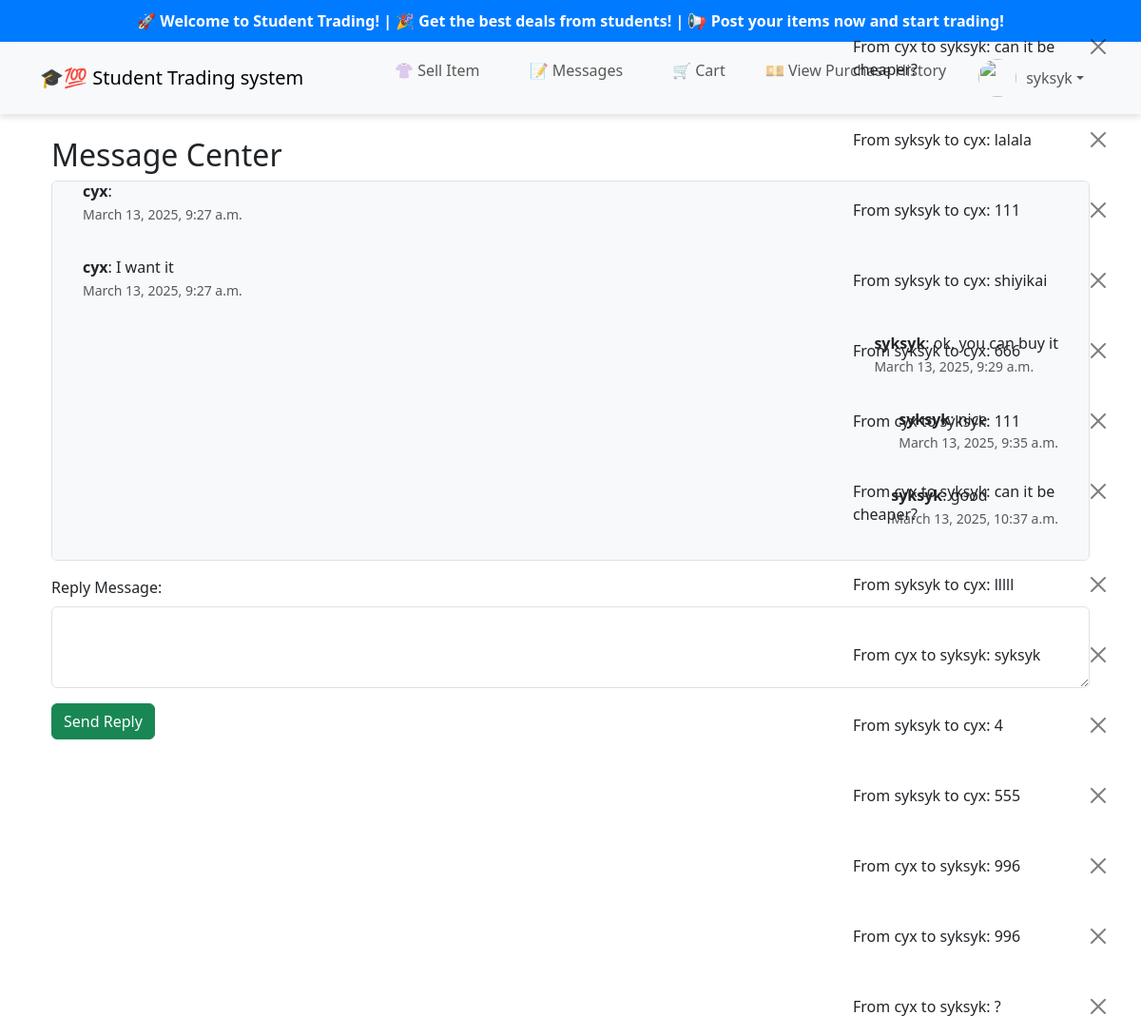
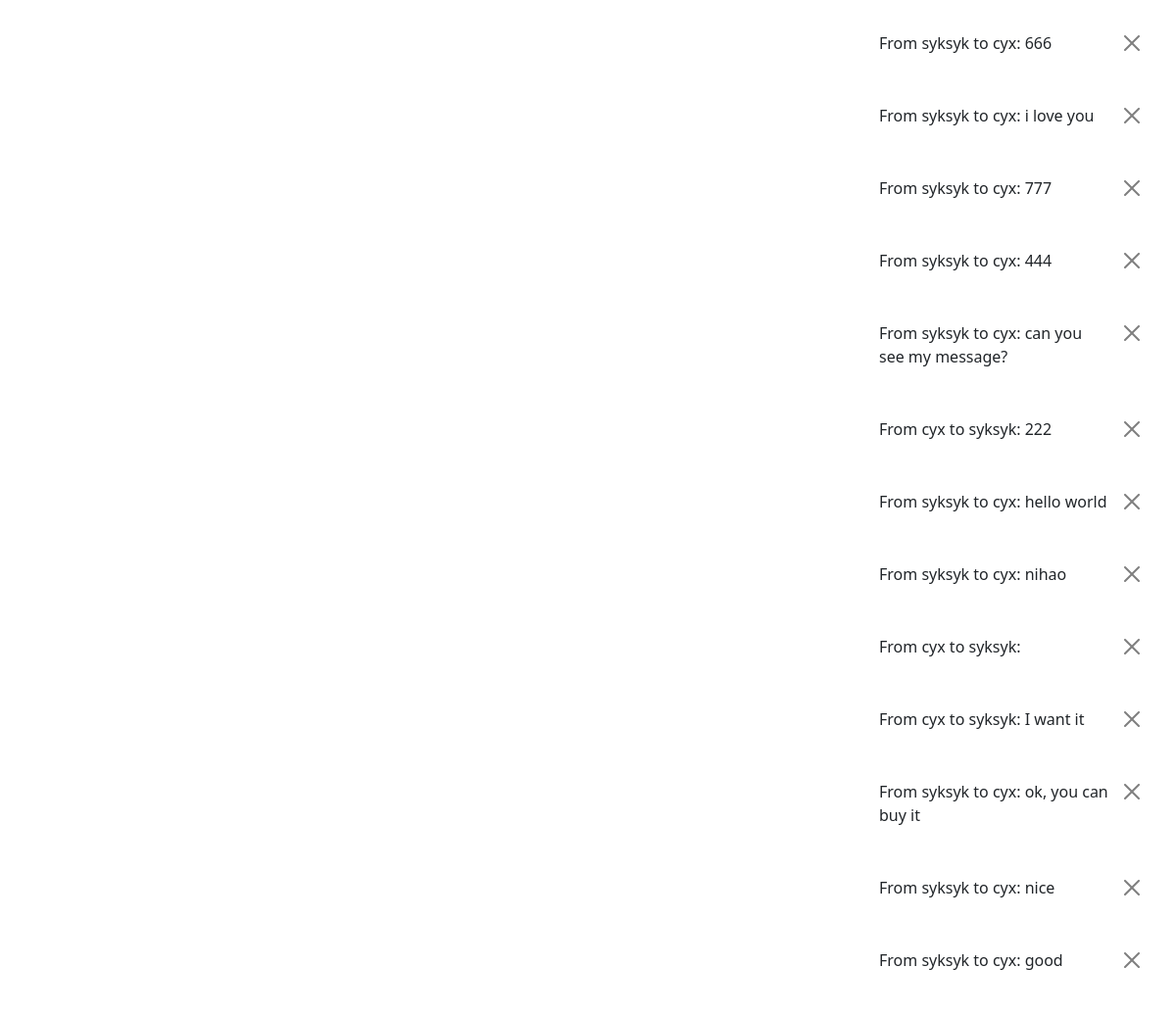
Screenshot of /messages/4/ (signed in) with the database file from the repository (2 pictures, top to bottom).
### marketplace/models.py (models this page shows, shortened)
class Message(models.Model):
    sender = models.ForeignKey(CustomUser, on_delete=models.CASCADE, related_name="sent_messages")
    receiver = models.ForeignKey(CustomUser, on_delete=models.CASCADE, related_name="received_messages")
    content = models.TextField()
    timestamp = models.DateTimeField(auto_now_add=True)
    is_read = models.BooleanField(default=False)
    def __str__(self):
        return f"From {self.sender} to {self.receiver}: {self.content[:30]}"

class CustomUser(AbstractUser):
    profile_image = models.ImageField(upload_to='profile_pics/', null=True, blank=True)
    bio = models.TextField(blank=True, null=True)
    email = models.EmailField(unique=True)  # Ensure email is unique
    is_verified = models.BooleanField(default=False)  # Future email verification flag
    balance = models.DecimalField(max_digits=10, decimal_places=2, default=0.00)
    address = models.CharField(max_length=255, blank=True, null=True)  # 新增地址字段

### marketplace/views.py (the view)
# urls.py: path('messages/', message_center, name='message_center'),
@login_required
def message_center(request, receiver_id=None):
    conversations = Message.objects.filter(
        Q(receiver=request.user)  # 只获取 “别人发送给自己” 的消息
    ).order_by('-timestamp')
    unique_users = []  # 存储最近与用户聊天的对象（按最新顺序）
    seen_users = set()
    for message in conversations:
        sender = message.sender
        if sender not in seen_users:
            unique_users.append(sender)
            seen_users.add(sender)  # 避免重复添加
    if receiver_id is None and unique_users:
        return redirect('message_center_with_id', receiver_id=unique_users[0].id)  # 直接跳转到最新对话
    messages_list = []
    receiver = None
    if receiver_id:
        receiver = get_object_or_404(CustomUser, id=receiver_id)
        messages_list = Message.objects.filter(
            Q(sender=request.user, receiver=receiver) |
            Q(sender=receiver, receiver=request.user)
        ).order_by("timestamp")  # 按时间升序排列（旧 → 新）
    return render(request, "marketplace/message_center.html", {
        "messages": messages_list,
        "receiver": receiver,
        "unique_users": unique_users
    })

### marketplace/templates/marketplace/message_center.html (shortened to what this page needs)
{% extends "base.html" %}
{% block content %}
<div class="container mt-4">
    <h2>Message Center</h2>
    {% if messages %}
        <div class="chat-box p-3 border rounded" id="chat-box"
             style="max-height: 400px; overflow-y: auto; background: #f8f9fa;">
            <div id="message-list">
                {% for message in messages %}
                    <div class="d-flex {% if message.sender == request.user %}justify-content-end{% else %}justify-content-start{% endif %}">
                        <div class="message-box p-2 m-2 rounded" style="max-width: 60%;">
                            <strong>{{ message.sender.username }}</strong>: {{ message.content }}
                            <br>
                            <small class="text-muted">{{ message.timestamp }}</small>
                        </div>
                    </div>
                {% endfor %}
            </div>
        </div>
    {% else %}
        <p>No messages yet.</p>
    {% endif %}
    <form id="message-form" method="post" action="{% url 'send_message' receiver.id %}" class="mt-3">
        <div class="mb-3">
            <label for="content" class="form-label">Reply Message:</label>
            <textarea name="content" id="content" class="form-control" rows="3" required></textarea>
        </div>
        <button type="submit" class="btn btn-success">Send Reply</button>
    </form>
</div>
{% endblock %}

### marketplace/templates/base.html (shortened to what this page needs)
{% load static %}
<!DOCTYPE html>
<html lang="en">
<head>
    <link rel="stylesheet" href="https://cdn.jsdelivr.net/npm/bootstrap@5.3.0/dist/css/bootstrap.min.css">
</head>
<body>
    <div class="alert-container">
        {% if messages %}
            {% for message in messages %}
                <div class="alert alert-{% if message.tags == 'error' %}danger{% else %}{{ message.tags }}{% endif %}
                            alert-dismissible fade show" role="alert">
                    {{ message }}
                    <button type="button" class="btn-close" data-bs-dismiss="alert" aria-label="Close"></button>
                </div>
            {% endfor %}
        {% endif %}
    </div>
    <div class="scrolling-caption">
        <marquee behavior="scroll" direction="left">
            🚀 Welcome to Student Trading! | 🎉 Get the best deals from students! | 📢 Post your items now and start trading!
        </marquee>
    </div>
    <nav class="navbar navbar-expand-lg navbar-light bg-light">
        <div class="container">
            <a class="navbar-brand" href="{% url 'home' %}">🎓💯 Student Trading system</a>
            <div class="collapse navbar-collapse" id="navbarNav">
                <ul class="navbar-nav ms-auto">
                    {% if user.is_authenticated %}
                        <li class="nav-item">
                            <a class="nav-link btn btn-outline-primary mx-2" href="{% url 'add_item' %}">👚 Sell Item</a>
                        </li>
                        <li class="nav-item">
                            <a class="nav-link btn btn-outline-info mx-2" href="{% url 'message_center' %}">
                                📝 Messages
                            </a>
                        </li>
                        <li class="nav-item">
                            <a class="nav-link btn btn-outline-info mx-2 position-relative" href="{% url 'cart' %}">
                                🛒 Cart
                            </a>
                        </li>
                        <li><a class="nav-link btn btn-outline-info mx-2" href="{% url 'purchase_history' %}">💴 View Purchase History</a></li>
                        <li class="nav-item dropdown">
                            <a class="nav-link dropdown-toggle d-flex align-items-center" href="#" id="profileDropdown" role="button" data-bs-toggle="dropdown">
                                {% if user.profile.profile_image %}
                                    <img src="{{ user.profile.profile_image.url }}" class="profile-img">
                                {% else %}
                                    <img src="/static/default-user.png" class="profile-img">
                                {% endif %}
                                {{ user.username }}
                            </a>
                        </li>
                    {% else %}
                        <li class="nav-item"><a class="nav-link btn btn-outline-secondary mx-2" href="{% url 'register' %}">Register</a></li>
                        <li class="nav-item"><a class="nav-link btn btn-outline-primary mx-2" href="{% url 'login' %}">Login</a></li>
                    {% endif %}
                </ul>
            </div>
        </div>
    </nav>
    <div class="container mt-4">
        {% block content %}{% endblock %}
    </div>
</body>
</html>

### marketplace/templates/base.html (style rules this page uses)
.navbar { box-shadow: 0 4px 6px rgba(0, 0, 0, 0.1); }
.profile-img { width: 40px; height: 40px; border-radius: 50%; object-fit: cover; margin-right: 10px; }
.nav-item a { font-weight: 500; }
.alert-container { position: fixed; top: 20px; right: 20px; z-index: 1050; max-width: 300px; }
.navbar-nav .nav-item { margin-left: 10px; margin-right: 10px; }
.navbar-nav .nav-link { padding: 10px 15px; display: flex; align-items: center; justify-content: center; border-radius: 8px; }
.navbar-nav .btn { font-size: 16px; font-weight: 500; transition: all 0.3s ease-in-out; }
.scrolling-caption { background-color: #007bff; color: white; font-weight: bold; padding: 10px; text-align: center; overflow: hidden; white-space: nowrap; }

### rows the page displays
Message: sender+receiver+content "From cyx to syksyk: can it be cheaper?"
Message: sender+receiver+content "From syksyk to cyx: lalala"
Message: sender+receiver+content "From syksyk to cyx: 111"
Message: sender+receiver+content "From syksyk to cyx: shiyikai"
Message: sender+receiver+content "From syksyk to cyx: 666"
Message: sender+receiver+content "From cyx to syksyk: 111"
Message: sender+receiver+content "From cyx to syksyk: can it be cheaper?"
Message: sender+receiver+content "From syksyk to cyx: lllll"
Message: sender+receiver+content "From cyx to syksyk: syksyk"
Message: sender+receiver+content "From syksyk to cyx: 4"
Message: sender+receiver+content "From syksyk to cyx: 555"
Message: sender+receiver+content "From cyx to syksyk: 996"
Message: sender+receiver+content "From cyx to syksyk: 996"
Message: sender+receiver+content "From cyx to syksyk: ?"
Message: sender+receiver+content "From syksyk to cyx: 666"
Message: sender+receiver+content "From syksyk to cyx: i love you"
Message: sender+receiver+content "From syksyk to cyx: 777"
Message: sender+receiver+content "From syksyk to cyx: 444"
Message: sender+receiver+content "From syksyk to cyx: can you see my message?"
Message: sender+receiver+content "From cyx to syksyk: 222"
Message: sender+receiver+content "From syksyk to cyx: hello world"
Message: sender+receiver+content "From syksyk to cyx: nihao"
Message: sender+receiver+content "From cyx to syksyk:", sender.username "cyx", timestamp "March 13, 2025, 9:27 a.m."
Message: sender+receiver+content "From cyx to syksyk: I want it", sender.username "cyx", content "I want it", timestamp "March 13, 2025, 9:27 a.m."
Message: sender+receiver+content "From syksyk to cyx: ok, you can buy it", sender.username "syksyk", content "ok, you can buy it", timestamp "March 13, 2025, 9:29 a.m."
Message: sender+receiver+content "From syksyk to cyx: nice", sender.username "syksyk", content "nice", timestamp "March 13, 2025, 9:35 a.m."
Message: sender+receiver+content "From syksyk to cyx: good", sender.username "syksyk", content "good", timestamp "March 13, 2025, 10:37 a.m."
CustomUser: username "syksyk"
